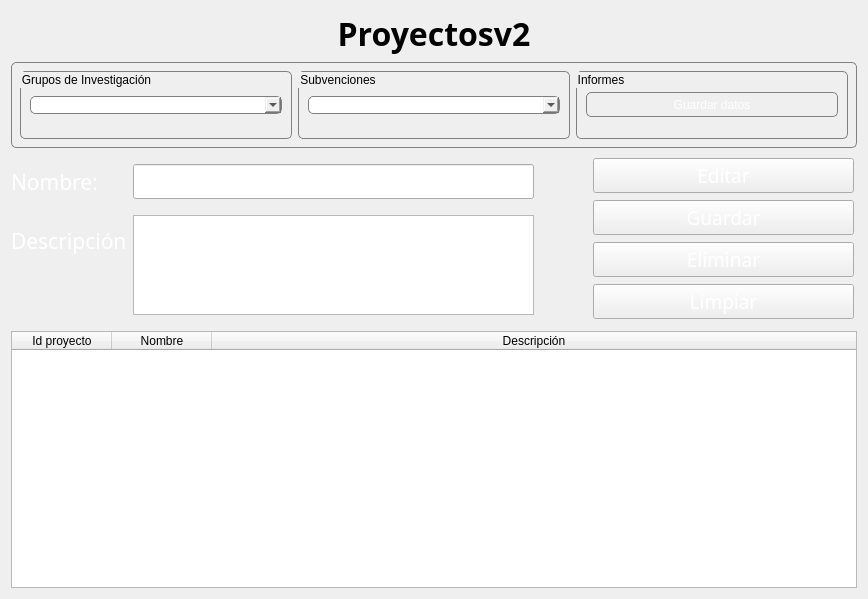
<?xml version="1.0" encoding="UTF-8"?>
<ui version="4.0">
 <class>Proyecto_page</class>
 <widget class="QWidget" name="Proyecto_page">
  <property name="geometry">
   <rect>
    <x>0</x>
    <y>0</y>
    <width>868</width>
    <height>599</height>
   </rect>
  </property>
  <property name="windowTitle">
   <string>Form</string>
  </property>
  <property name="styleSheet">
   <string notr="true">QLineEdit {
	font: 300 12pt &quot;Poppins&quot;;
}
QPlainTextEdit {
	font: 300 12pt &quot;Poppins&quot;;
}
QLabel {
	
	font: 600 16pt &quot;Poppins&quot;;
}
QPushButton {
	font: 600 14pt &quot;Poppins&quot;;
}</string>
  </property>
  <layout class="QVBoxLayout" name="verticalLayout_5" stretch="0,1,2,3">
   <item>
    <widget class="QLabel" name="pageTitle">
     <property name="font">
      <font>
       <family>Poppins</family>
       <pointsize>24</pointsize>
       <italic>false</italic>
       <bold>true</bold>
      </font>
     </property>
     <property name="styleSheet">
      <string notr="true">font: 700 24pt &quot;Poppins&quot;;</string>
     </property>
     <property name="text">
      <string>Proyectosv2</string>
     </property>
     <property name="alignment">
      <set>Qt::AlignmentFlag::AlignCenter</set>
     </property>
    </widget>
   </item>
   <item>
    <widget class="QWidget" name="widget" native="true">
     <property name="styleSheet">
      <string notr="true">QWidget {
	border: 0.5px solid gray;
	border-radius: 5px
}</string>
     </property>
     <layout class="QHBoxLayout" name="horizontalLayout">
      <item>
       <widget class="QGroupBox" name="groupBox">
        <property name="title">
         <string>Grupos de Investigación</string>
        </property>
        <layout class="QVBoxLayout" name="verticalLayout_3">
         <item>
          <widget class="QComboBox" name="comboBox_gruposInv"/>
         </item>
        </layout>
       </widget>
      </item>
      <item>
       <widget class="QGroupBox" name="groupBox_2">
        <property name="title">
         <string>Subvenciones</string>
        </property>
        <layout class="QVBoxLayout" name="verticalLayout_2">
         <item>
          <widget class="QComboBox" name="comboBox_2"/>
         </item>
        </layout>
       </widget>
      </item>
      <item>
       <widget class="QGroupBox" name="groupBox_3">
        <property name="title">
         <string>Informes</string>
        </property>
        <layout class="QVBoxLayout" name="verticalLayout">
         <item>
          <widget class="QPushButton" name="pushButton">
           <property name="enabled">
            <bool>true</bool>
           </property>
           <property name="maximumSize">
            <size>
             <width>16777215</width>
             <height>25</height>
            </size>
           </property>
           <property name="styleSheet">
            <string notr="true">color:white</string>
           </property>
           <property name="text">
            <string>Guardar datos</string>
           </property>
          </widget>
         </item>
        </layout>
       </widget>
      </item>
     </layout>
    </widget>
   </item>
   <item>
    <layout class="QHBoxLayout" name="horizontalLayout_2" stretch="2,0,1">
     <item>
      <layout class="QFormLayout" name="formLayout">
       <property name="rightMargin">
        <number>10</number>
       </property>
       <item row="0" column="0">
        <widget class="QLabel" name="lblNombre">
         <property name="font">
          <font>
           <family>Poppins</family>
           <pointsize>16</pointsize>
           <italic>false</italic>
           <fontweight>DemiBold</fontweight>
          </font>
         </property>
         <property name="styleSheet">
          <string notr="true">color:white</string>
         </property>
         <property name="text">
          <string>Nombre:</string>
         </property>
        </widget>
       </item>
       <item row="0" column="1">
        <widget class="QLineEdit" name="nombre_txt">
         <property name="maximumSize">
          <size>
           <width>16777215</width>
           <height>35</height>
          </size>
         </property>
         <property name="styleSheet">
          <string notr="true">color:white</string>
         </property>
        </widget>
       </item>
       <item row="1" column="0">
        <widget class="QLabel" name="lblCorreo">
         <property name="font">
          <font>
           <family>Poppins</family>
           <pointsize>16</pointsize>
           <italic>false</italic>
           <fontweight>DemiBold</fontweight>
          </font>
         </property>
         <property name="styleSheet">
          <string notr="true">color:white</string>
         </property>
         <property name="text">
          <string>Descripción</string>
         </property>
        </widget>
       </item>
       <item row="1" column="1">
        <widget class="QPlainTextEdit" name="descripcion_txt">
         <property name="maximumSize">
          <size>
           <width>16777215</width>
           <height>100</height>
          </size>
         </property>
        </widget>
       </item>
      </layout>
     </item>
     <item>
      <spacer name="horizontalSpacer">
       <property name="orientation">
        <enum>Qt::Orientation::Horizontal</enum>
       </property>
       <property name="sizeType">
        <enum>QSizePolicy::Policy::Fixed</enum>
       </property>
       <property name="sizeHint" stdset="0">
        <size>
         <width>40</width>
         <height>20</height>
        </size>
       </property>
      </spacer>
     </item>
     <item>
      <layout class="QVBoxLayout" name="verticalLayout_4">
       <property name="leftMargin">
        <number>3</number>
       </property>
       <property name="topMargin">
        <number>3</number>
       </property>
       <property name="rightMargin">
        <number>3</number>
       </property>
       <property name="bottomMargin">
        <number>3</number>
       </property>
       <item>
        <widget class="QPushButton" name="btn_editar">
         <property name="font">
          <font>
           <family>Poppins</family>
           <pointsize>14</pointsize>
           <italic>false</italic>
           <fontweight>DemiBold</fontweight>
          </font>
         </property>
         <property name="styleSheet">
          <string notr="true">color:white</string>
         </property>
         <property name="text">
          <string>Editar</string>
         </property>
        </widget>
       </item>
       <item>
        <widget class="QPushButton" name="btn_guardar">
         <property name="font">
          <font>
           <family>Poppins</family>
           <pointsize>14</pointsize>
           <italic>false</italic>
           <fontweight>DemiBold</fontweight>
          </font>
         </property>
         <property name="styleSheet">
          <string notr="true">color:white</string>
         </property>
         <property name="text">
          <string>Guardar</string>
         </property>
        </widget>
       </item>
       <item>
        <widget class="QPushButton" name="btn_eliminar">
         <property name="font">
          <font>
           <family>Poppins</family>
           <pointsize>14</pointsize>
           <italic>false</italic>
           <fontweight>DemiBold</fontweight>
          </font>
         </property>
         <property name="styleSheet">
          <string notr="true">color:white</string>
         </property>
         <property name="text">
          <string>Eliminar</string>
         </property>
        </widget>
       </item>
       <item>
        <widget class="QPushButton" name="btn_limpiar">
         <property name="font">
          <font>
           <family>Poppins</family>
           <pointsize>14</pointsize>
           <italic>false</italic>
           <fontweight>DemiBold</fontweight>
          </font>
         </property>
         <property name="styleSheet">
          <string notr="true">color:white</string>
         </property>
         <property name="text">
          <string>Limpiar</string>
         </property>
        </widget>
       </item>
      </layout>
     </item>
    </layout>
   </item>
   <item>
    <layout class="QHBoxLayout" name="horizontalLayout_3">
     <item>
      <widget class="QTableWidget" name="tabla_proyectos">
       <attribute name="horizontalHeaderStretchLastSection">
        <bool>true</bool>
       </attribute>
       <attribute name="verticalHeaderStretchLastSection">
        <bool>true</bool>
       </attribute>
       <column>
        <property name="text">
         <string>Id proyecto</string>
        </property>
       </column>
       <column>
        <property name="text">
         <string>Nombre</string>
        </property>
       </column>
       <column>
        <property name="text">
         <string>Descripción</string>
        </property>
       </column>
      </widget>
     </item>
    </layout>
   </item>
  </layout>
 </widget>
 <resources/>
 <connections/>
</ui>
